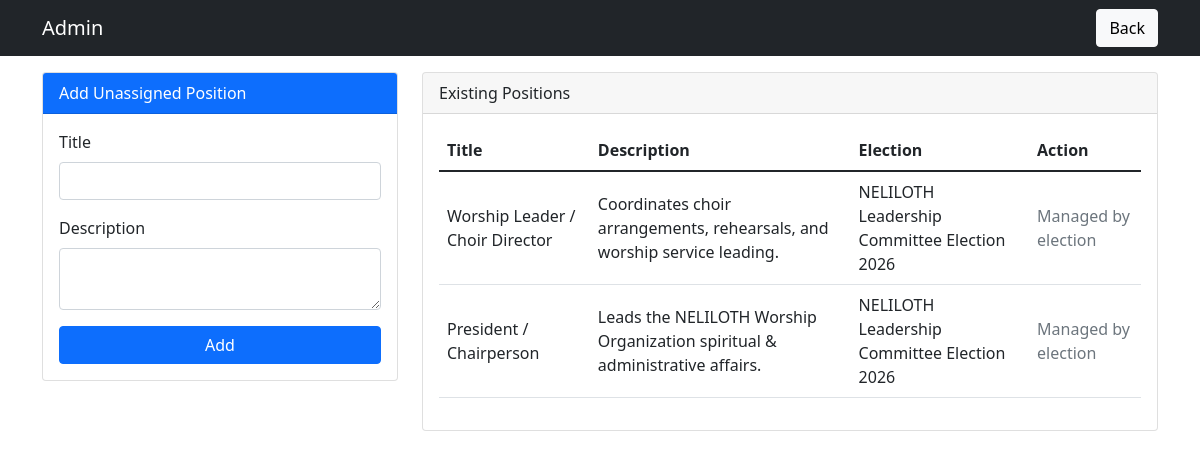
The page /admin/manage_positions.php (signed in) on the database its author committed.
### tables this page shows
CREATE TABLE positions (
    id INT PRIMARY KEY AUTO_INCREMENT,
    title VARCHAR(100) NOT NULL,
    description TEXT,
    created_at TIMESTAMP DEFAULT CURRENT_TIMESTAMP
);

CREATE TABLE IF NOT EXISTS elections (
    id INT PRIMARY KEY AUTO_INCREMENT,
    title VARCHAR(255) NOT NULL,
    description TEXT,
    start_time DATETIME NOT NULL,
    end_time DATETIME NOT NULL,
    status ENUM('draft','upcoming','open','paused','closed','cancelled') DEFAULT 'draft',
    results_published BOOLEAN NOT NULL DEFAULT FALSE,
    published_at DATETIME NULL,
    created_at TIMESTAMP DEFAULT CURRENT_TIMESTAMP
);

### admin/manage_positions.php (the view, shortened to what this page needs)
<?php
require_once "../config/functions.php";
$positions = $pdo->query("
    SELECT p.*, e.title AS election_title, e.status AS election_status
    FROM positions p
    LEFT JOIN elections e ON e.id = p.election_id
    ORDER BY p.id DESC
")->fetchAll();
?>
<!DOCTYPE html>
<html lang="en">
<head>
    <link href="https://cdn.jsdelivr.net/npm/bootstrap@5.1.3/dist/css/bootstrap.min.css" rel="stylesheet">
</head>
<body>
<nav class="navbar navbar-dark bg-dark">
    <div class="container">
        <a class="navbar-brand" href="dashboard.php">Admin</a>
        <a href="dashboard.php" class="btn btn-light">Back</a>
    </div>
</nav>
<main class="container mt-3">
    <div class="row">
        <div class="col-md-4">
            <div class="card">
                <div class="card-header bg-primary text-white">Add Unassigned Position</div>
                <div class="card-body">
                    <form method="POST">
                        <div class="mb-3">
                            <label for="position_title" class="form-label">Title</label>
                            <input id="position_title" type="text" name="title" maxlength="100" class="form-control" required>
                        </div>
                        <div class="mb-3">
                            <label for="position_description" class="form-label">Description</label>
                            <textarea id="position_description" name="description" class="form-control"></textarea>
                        </div>
                        <button type="submit" name="add" value="1" class="btn btn-primary w-100">Add</button>
                    </form>
                </div>
            </div>
        </div>
        <div class="col-md-8">
            <div class="card">
                <div class="card-header">Existing Positions</div>
                <div class="card-body table-responsive">
                    <table class="table align-middle">
                        <thead><tr><th>Title</th><th>Description</th><th>Election</th><th>Action</th></tr></thead>
                        <tbody>
                        <?php foreach ($positions as $position): ?>
                            <tr>
                                <td><?php echo htmlspecialchars($position["title"]); ?></td>
                                <td><?php echo htmlspecialchars($position["description"] ?? ""); ?></td>
                                <td><?php echo htmlspecialchars($position["election_title"] ?? "Unassigned"); ?></td>
                                <td>
                                    <?php if ($position["election_id"] === null && $position["election_title"] === null): ?>
                                        <form method="POST" onsubmit="return confirm('Delete this position?');">
                                            <input type="hidden" name="csrf_token" value="<?php echo htmlspecialchars(csrfToken()); ?>">
                                            <input type="hidden" name="position_id" value="<?php echo (int)$position["id"]; ?>">
                                            <button type="submit" name="delete" value="1" class="btn btn-sm btn-danger">Delete</button>
                                        </form>
                                    <?php else: ?>
                                        <span class="text-muted">Managed by election</span>
                                    <?php endif; ?>
                                </td>
                            </tr>
                        <?php endforeach; ?>
                        </tbody>
                    </table>
                </div>
            </div>
        </div>
    </div>
</main>
</body>
</html>

### rows shown on the page
positions: title "Worship Leader / Choir Director", description "Coordinates choir arrangements, rehearsals, and worship service leading.", election.title "NELILOTH Leadership Committee Election 2026", shows "Managed by election"
positions: title "President / Chairperson", description "Leads the NELILOTH Worship Organization spiritual & administrative affairs.", election.title "NELILOTH Leadership Committee Election 2026", shows "Managed by election"
